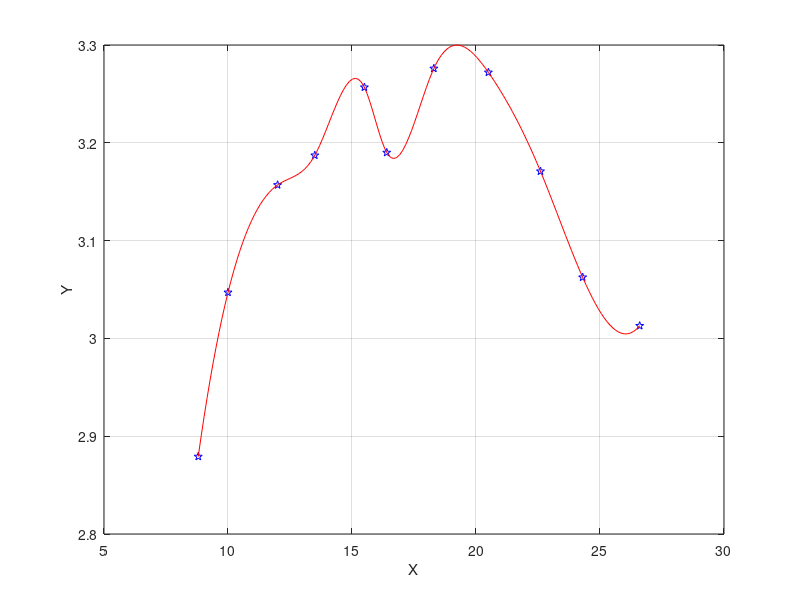

This chart was generated by the following MATLAB code: (Note: this script raises an error after producing the figure.)
XA = [8.8
10
12
13.5
15.5
16.4
18.3
20.5
22.6
24.3
26.6
];
YA = [2.8792
3.047
3.1569
3.1872
3.2568
3.1900
3.2760
3.272
3.1709
3.0625
3.0129];
x = XA;
y = YA;
xi = linspace(min(x), max(x), 150);                     % Evenly-Spaced Interpolation Vector
yi = interp1(x, y, xi, 'spline', 'extrap');
figure(1)
plot(x, y, 'bp')

hold on
plot(xi, yi, '-r')
hold off
grid
xlabel('X')
ylabel('Y')
legend('Original Data', 'Interpolation', 'Location', 'NE')